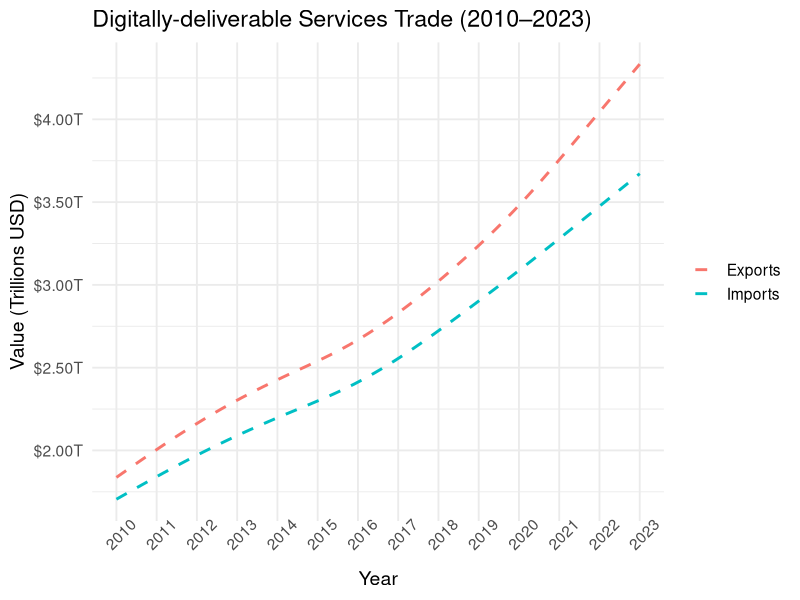

R code for this plot:
library(tidyverse)

# Read dataset for Digital Economy
df <- read_csv("data/UNCTAD_DE.csv", show_col_types = FALSE)

# Filter only imports/exports rows
df_trade <- df |>
  filter(
    INDICATOR %in%
      c("UNCTAD_DE_DIG_SERVTRADE_ANN_IMP", "UNCTAD_DE_DIG_SERVTRADE_ANN_EXP"),
    !is.na(OBS_VALUE), # Remove rows of empty export/import values
    !is.na(UNIT_MULT),
    REF_AREA != "WLD", # Include only countries
  ) |>
  mutate(
    amount_value = (OBS_VALUE * 10^UNIT_MULT / 1e12) # Convert to Trillions USD
  ) |>
  select(
    amount_value,
    time_period = TIME_PERIOD,
    indicator = INDICATOR
  ) |>
  mutate(
    indicator = case_when(
      indicator == "UNCTAD_DE_DIG_SERVTRADE_ANN_EXP" ~ "Exports",
      indicator == "UNCTAD_DE_DIG_SERVTRADE_ANN_IMP" ~ "Imports",
      TRUE ~ indicator
    ) # Rename default indicators to descriptive names
  ) |>
  distinct() |> # Remove duplicate rows
  group_by(time_period, indicator) |>
  summarise(
    amount_value = sum(amount_value, na.rm = TRUE),
    .groups = "drop"
  ) |> # Get total exports/imports value
  mutate(time_period = as.factor(time_period))

# Plot imports and export of digital services from 2010 to 2023.
plot <- df_trade |>
  ggplot(aes(x = time_period, y = amount_value)) +
  geom_smooth(
    aes(group = indicator, color = indicator),
    method = "gam",
    se = FALSE,
    linetype = "dashed",
    formula = y ~ s(x, bs = "cs"),
    linewidth = 1
  ) +
  scale_y_continuous(labels = scales::label_dollar(suffix = "T")) + # Show prices in USD
  labs(
    title = "Digitally-deliverable Services Trade (2010–2023)",
    x = "Year",
    y = "Value (Trillions USD)",
    color = NULL
  ) +
  theme_minimal(base_size = 14) + # Larger font size
  theme(axis.text.x = element_text(angle = 45))

saveRDS(plot, file = "data/main_plot.rds")